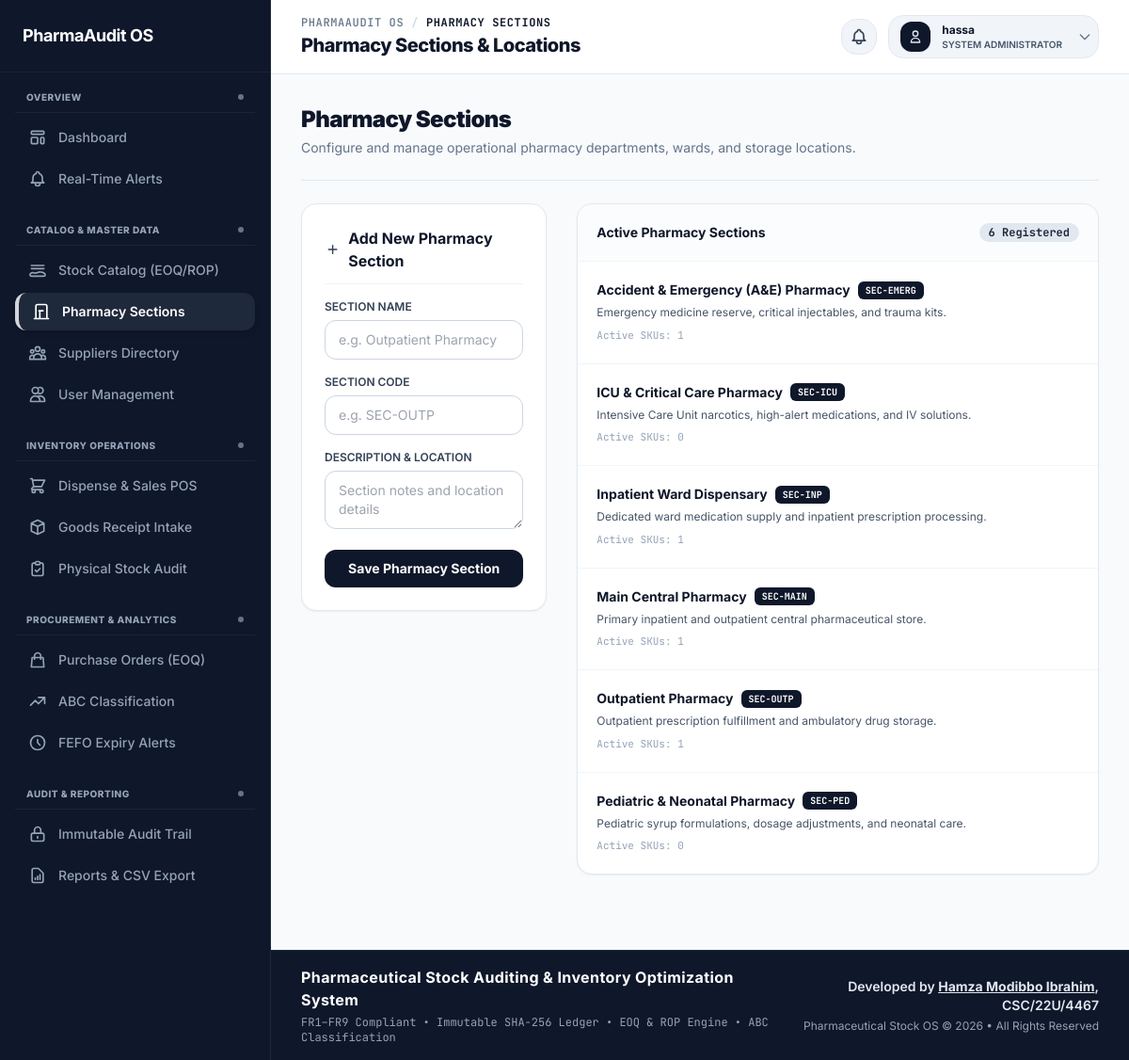
Screenshot of /sections/ (signed in) with the database file from the repository.
### app/models.py (models this page shows, shortened)
class CustomUser(AbstractUser):
    ROLE_CHOICES = (
        ('ADMIN', 'System Administrator'),
        ('PHARMACIST', 'Pharmacist'),
        ('MANAGER', 'Inventory Manager'),
    )
    username = None
    email = models.EmailField('email address', unique=True)
    first_name = models.CharField(max_length=150, blank=True)
    last_name = models.CharField(max_length=150, blank=True)
    role = models.CharField(max_length=20, choices=ROLE_CHOICES, default='PHARMACIST')
    USERNAME_FIELD = 'email'
    REQUIRED_FIELDS = []
    objects = CustomUserManager()
    @property
    def is_admin(self):
        return self.role == 'ADMIN' or self.is_superuser

class PharmacySection(models.Model):
    name = models.CharField(max_length=100, unique=True)
    code = models.CharField(max_length=20, unique=True)
    description = models.TextField(blank=True)
    created_at = models.DateTimeField(auto_now_add=True)
    class Meta:
        ordering = ['name']

### app/views.py (the view, shortened to what this page needs)
# urls.py: path('sections/', views.sections_list_view, name='sections_list'),
@login_required
def sections_list_view(request):
    ensure_master_defaults()
    form = PharmacySectionForm(request.POST or None)
    sections = PharmacySection.objects.all().order_by('name')
    return render(request, 'sections/sections_list.html', {'sections': sections, 'form': form})

### app/forms.py
class PharmacySectionForm(forms.ModelForm):
    class Meta:
        model = PharmacySection
        fields = ['name', 'code', 'description']
        widgets = {
            'name': forms.TextInput(attrs={'class': INPUT_CLASS, 'placeholder': 'e.g. Outpatient Pharmacy'}),
            'code': forms.TextInput(attrs={'class': INPUT_CLASS, 'placeholder': 'e.g. SEC-OUTP'}),
            'description': forms.Textarea(attrs={'class': INPUT_CLASS, 'rows': 2, 'placeholder': 'Section notes and location details'}),
        }

### app/views.py (called while the page is built)
def ensure_master_defaults():
    if PharmacySection.objects.count() == 0:
        for s in DEFAULT_SECTIONS:
            PharmacySection.objects.get_or_create(code=s['code'], defaults=s)
    if Supplier.objects.count() == 0:
        for sup in DEFAULT_SUPPLIERS:
            Supplier.objects.get_or_create(name=sup['name'], defaults=sup)
    for med in Medication.objects.all():
        updated = False
        if med.unit_cost < 20:
            med.unit_cost = 100.00
            updated = True
        if med.selling_price_per_unit < 50:
            med.selling_price_per_unit = 200.00
            updated = True
        if med.ordering_cost < 100:
            med.ordering_cost = 500.00
            updated = True
        if updated:
            med.save()

### app/templates/sections/sections_list.html (shortened to what this page needs)
{% extends 'base.html' %}
{% block main_content %}
<div class="max-w-6xl mx-auto space-y-6">
  <div class="flex flex-col sm:flex-row sm:items-center justify-between gap-4 pb-6 border-b border-slate-200">
    <div>
      <h1 class="text-2xl font-black text-slate-900 tracking-tight">Pharmacy Sections</h1>
      <p class="text-sm text-slate-500 mt-1">Configure and manage operational pharmacy departments, wards, and storage locations.</p>
    </div>
  </div>
  <div class="grid grid-cols-1 lg:grid-cols-3 gap-8 items-start">
    <div class="bg-white border border-slate-200 rounded-2xl p-6 shadow-sm space-y-4">
      <h2 class="text-base font-bold text-slate-900 pb-3 border-b border-slate-100 flex items-center space-x-2">
        <svg class="w-5 h-5 text-slate-700" fill="none" stroke="currentColor" viewBox="0 0 24 24">
          <path stroke-linecap="round" stroke-linejoin="round" stroke-width="2" d="M12 6v6m0 0v6m0-6h6m-6 0H6" />
        </svg>
        <span>Add New Pharmacy Section</span>
      </h2>
      <form method="POST" action="{% url 'sections_list' %}" class="space-y-4">
        <div>
          <label class="block font-semibold text-slate-700 uppercase text-xs mb-1.5">Section Name</label>
          {{ form.name }}
        </div>
        <div>
          <label class="block font-semibold text-slate-700 uppercase text-xs mb-1.5">Section Code</label>
          {{ form.code }}
        </div>
        <div>
          <label class="block font-semibold text-slate-700 uppercase text-xs mb-1.5">Description & Location</label>
          {{ form.description }}
        </div>
        <button type="submit" class="w-full py-2.5 bg-slate-900 hover:bg-slate-800 text-white font-bold text-sm rounded-xl transition shadow-sm">
          Save Pharmacy Section
        </button>
      </form>
    </div>
    <div class="lg:col-span-2 bg-white border border-slate-200 rounded-2xl shadow-sm overflow-hidden">
      <div class="p-5 border-b border-slate-100 bg-slate-50/50 flex items-center justify-between">
        <h3 class="font-bold text-sm text-slate-900">Active Pharmacy Sections</h3>
        <span class="px-2.5 py-0.5 bg-slate-200 text-slate-800 text-xs font-mono font-bold rounded-full">
          {{ sections.count }} Registered
        </span>
      </div>
      {% if sections %}
      <div class="divide-y divide-slate-100">
        {% for sec in sections %}
        <div class="p-5 hover:bg-slate-50/80 transition flex items-start justify-between gap-4">
          <div class="space-y-1">
            <div class="flex items-center space-x-2">
              <span class="font-bold text-slate-900 text-sm">{{ sec.name }}</span>
              <span class="px-2 py-0.5 bg-slate-900 text-white text-[10px] font-mono font-bold rounded-md uppercase">
                {{ sec.code }}
              </span>
            </div>
            <p class="text-xs text-slate-600 leading-relaxed">{{ sec.description|default:"No additional description provided." }}</p>
            <span class="inline-block text-[11px] text-slate-400 font-mono mt-1">
              Active SKUs: {{ sec.medications.count }}
            </span>
          </div>
        </div>
        {% endfor %}
      </div>
      {% else %}
      <div class="p-12 text-center text-slate-400 text-xs">
        No pharmacy sections registered yet.
      </div>
      {% endif %}
    </div>
  </div>
</div>
{% endblock %}

### app/templates/navbar.html (shortened to what this page needs)
<header
  class="border-b border-slate-200 px-6 lg:px-8 py-4 flex flex-col sm:flex-row sm:items-center justify-between gap-4 bg-white/95 backdrop-blur-md sticky top-0 z-40 shadow-xs"
>
  <div>
    <div
      class="flex items-center space-x-2 text-xs font-mono font-medium text-slate-500 uppercase tracking-wider"
    >
      <span>PharmaAudit OS</span>
      <span class="text-slate-300">/</span>
      <span class="text-slate-900 font-bold">
        {% if current_url == 'dashboard' %}Dashboard{% elif current_url == 'fefo_dispense' or current_url == 'sales_receipt' %}Dispense & Sales POS{% elif current_url == 'medications_list' or current_url == 'add_medication' %}Stock Catalog{% elif current_url == 'sections_list' %}Pharmacy Sections{% elif current_url == 'suppliers_list' %}Suppliers Directory{% elif current_url == 'manage_users' %}User Management{% elif current_url == 'receive_batch' %}Goods Receipt Intake{% elif current_url == 'stock_adjustment' %}Physical Stock Audit{% elif current_url == 'purchase_orders' or current_url == 'auto_generate_draft_po' or current_url == 'approve_po' %}Purchase Orders{% elif current_url == 'abc_classification' %}ABC Classification{% elif current_url == 'expiries_monitoring' or current_url == 'quarantine_batch' %}FEFO Expiry Alerts{% elif current_url == 'stock_audit_ledger' %}Immutable Audit Trail{% elif current_url == 'reports' or current_url == 'export_report_csv' %}Reports{% elif request.resolver_match.namespace == 'notifications' %}Real-Time Alerts{% else %}Overview{% endif %}
      </span>
    </div>
    <h2 class="text-xl font-extrabold tracking-tight text-slate-900 mt-0.5">
      {% if current_url == 'dashboard' %}Dashboard Overview{% elif current_url == 'fefo_dispense' or current_url == 'sales_receipt' %}FEFO Medication Dispense & POS Checkout (₦){% elif current_url == 'medications_list' or current_url == 'add_medication' %}Stock Catalog (EOQ & ROP){% elif current_url == 'sections_list' %}Pharmacy Sections & Locations{% elif current_url == 'suppliers_list' %}Pharmaceutical Suppliers Directory{% elif current_url == 'manage_users' %}User Roles & Provisioning Console{% elif current_url == 'receive_batch' %}Goods Receipt Intake{% elif current_url == 'stock_adjustment' %}Physical Stock Audit{% elif current_url == 'purchase_orders' or current_url == 'auto_generate_draft_po' or current_url == 'approve_po' %}Purchase Orders (EOQ Guidance){% elif current_url == 'abc_classification' %}ABC Inventory Classification{% elif current_url == 'expiries_monitoring' or current_url == 'quarantine_batch' %}FEFO Expiry Alerts & Isolation{% elif current_url == 'stock_audit_ledger' %}Immutable SHA-256 Audit Trail{% elif current_url == 'reports' or current_url == 'export_report_csv' %}Inventory Reports & CSV Export{% elif request.resolver_match.namespace == 'notifications' %}Real-Time Notifications & System Alerts{% else %}System Console{% endif %}
    </h2>
  </div>
  <div class="relative flex items-center space-x-3 flex-shrink-0">
    <div class="relative">
      <button
        id="notifyDropdownBtn"
        onclick="toggleNotifyDropdown(event)"
        class="relative p-2 bg-slate-100 hover:bg-slate-200/80 text-slate-700 hover:text-slate-900 border border-slate-200 rounded-2xl transition focus:outline-none flex items-center justify-center"
        aria-label="Notifications"
        title="Notifications"
      >
      </button>
    </div>
    <button
      id="userDropdownBtn"
      onclick="toggleUserDropdown(event)"
      class="flex items-center space-x-3 p-1.5 pl-3 bg-slate-100 hover:bg-slate-200/80 border border-slate-200 rounded-2xl transition-all duration-200 focus:outline-none focus:ring-2 focus:ring-slate-400 group"
      aria-expanded="false"
      aria-haspopup="true"
    >
      <div
        class="w-8 h-8 bg-slate-900 text-white font-bold flex items-center justify-center rounded-xl shadow-xs group-hover:scale-105 transition-transform flex-shrink-0 text-sm"
      >
        <svg
          class="w-4 h-4 text-slate-200"
          fill="none"
          stroke="currentColor"
          viewBox="0 0 24 24"
        >
          <path
            stroke-linecap="round"
            stroke-linejoin="round"
            stroke-width="2"
            d="M16 7a4 4 0 11-8 0 4 4 0 018 0zM12 14a7 7 0 00-7 7h14a7 7 0 00-7-7z"
          />
        </svg>
      </div>
      <div class="text-left text-xs leading-tight pr-1">
        <p class="font-bold text-slate-900 truncate max-w-[150px]">
          {{ user.first_name|default:user.username|default:user.email }}
        </p>
        <span
          class="inline-block text-[10px] font-semibold text-slate-600 uppercase mt-0.5"
        >
          {{ user.get_role_display|default:"Pharmacist" }}
        </span>
      </div>
      <svg
        class="w-4 h-4 text-slate-500 transition-transform duration-200 ml-1"
        id="userDropdownChevron"
        fill="none"
        stroke="currentColor"
        viewBox="0 0 24 24"
      >
        <path
          stroke-linecap="round"
          stroke-linejoin="round"
          stroke-width="2"
          d="M19 9l-7 7-7-7"
        />
      </svg>
    </button>
  </div>
</header>

### app/templates/base.html (style rules this page uses)
body { font-family: "Inter", sans-serif; background: #f8fafc; }
.font-mono { font-family: "JetBrains Mono", monospace; }

### rows the page displays
CustomUser: first_name "hassa", role "SYSTEM ADMINISTRATOR"
PharmacySection: name "Accident & Emergency (A&E) Pharmacy", code "SEC-EMERG", description "Emergency medicine reserve, critical injectables, and trauma kits.", medications.count "1"
PharmacySection: name "ICU & Critical Care Pharmacy", code "SEC-ICU", description "Intensive Care Unit narcotics, high-alert medications, and IV solutions.", medications.count "0"
PharmacySection: name "Inpatient Ward Dispensary", code "SEC-INP", description "Dedicated ward medication supply and inpatient prescription processing.", medications.count "1"
PharmacySection: name "Main Central Pharmacy", code "SEC-MAIN", description "Primary inpatient and outpatient central pharmaceutical store.", medications.count "1"
PharmacySection: name "Outpatient Pharmacy", code "SEC-OUTP", description "Outpatient prescription fulfillment and ambulatory drug storage.", medications.count "1"
PharmacySection: name "Pediatric & Neonatal Pharmacy", code "SEC-PED", description "Pediatric syrup formulations, dosage adjustments, and neonatal care.", medications.count "0"

### other values shown
{{ sections.count }} "6"
